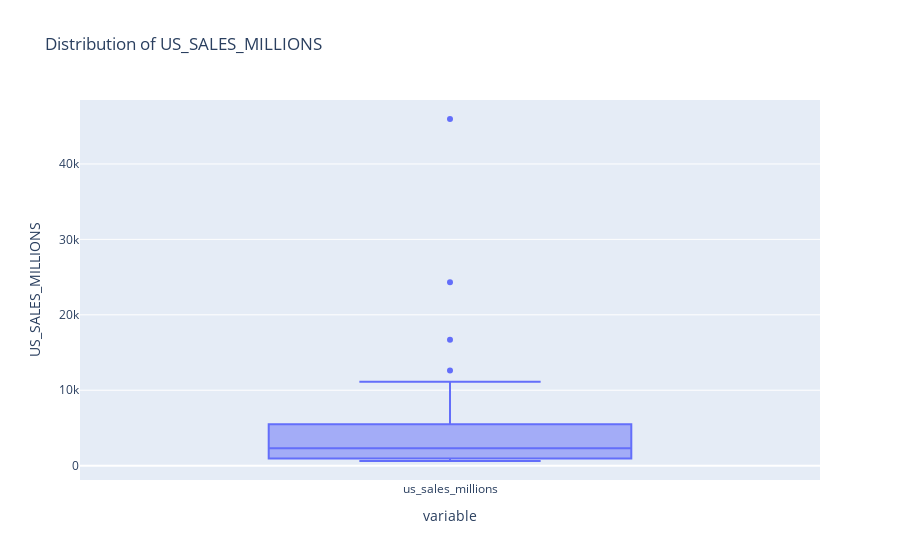
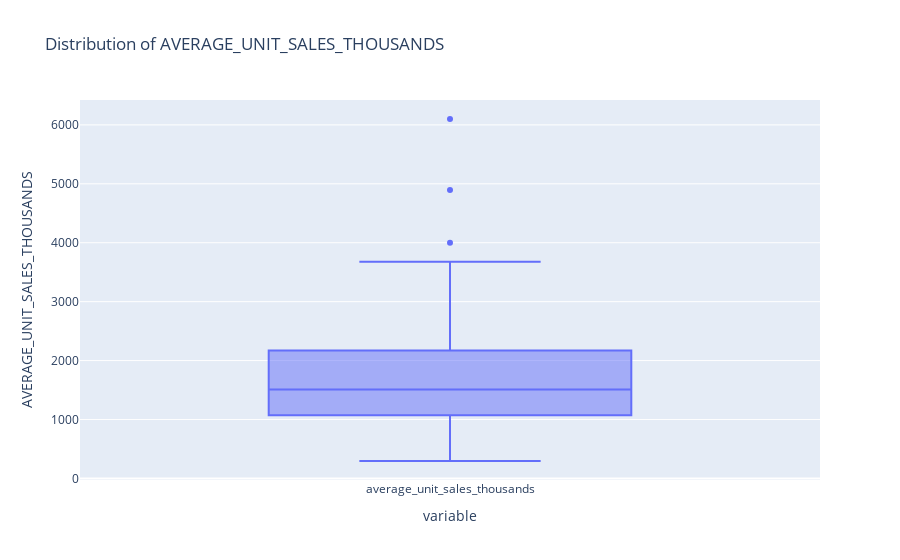
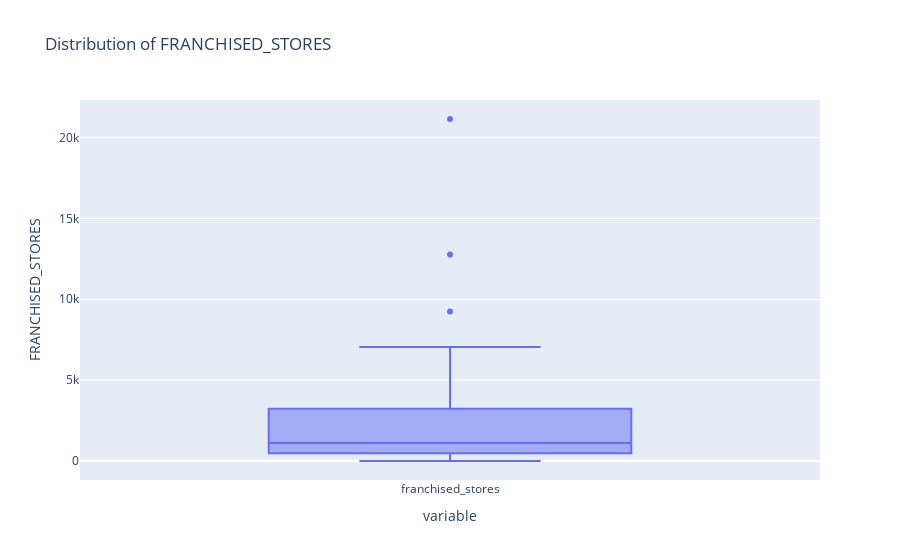

These figures' notebook cell, in order:
### Code cell
for column in columns:
    px.box(df[column], title='Distribution of ' + str.upper(column), labels={'value': str.upper(column)}).show()

### Figure 1 — Plotly figure (JSON) as saved in the notebook; plotly's stock layout.template omitted (floating-point values rounded to 4 significant figures)
{"data": [{"alignmentgroup": "True", "hovertemplate": "variable=%{x}<br>US_SALES_MILLIONS=%{y}<extra></extra>", "legendgroup": "", "marker": {"color": "#636efa"}, "name": "", "notched": false, "offsetgroup": "", "orientation": "v", "showlegend": false, "type": "box", "x": ["us_sales_millions", "us_sales_millions", "us_sales_millions", "us_sales_millions", "us_sales_millions", "us_sales_millions", "us_sales_millions", "us_sales_millions", "us_sales_millions", "us_sales_millions", "us_sales_millions", "us_sales_millions", "us_sales_millions", "us_sales_millions", "us_sales_millions", "us_sales_millions", "us_sales_millions", "us_sales_millions", "us_sales_millions", "us_sales_millions", "us_sales_millions", "us_sales_millions", "us_sales_millions", "us_sales_millions", "us_sales_millions", "us_sales_millions", "us_sales_millions", "us_sales_millions", "us_sales_millions", "us_sales_millions", "us_sales_millions", "us_sales_millions", "us_sales_millions", "us_sales_millions", "us_sales_millions", "us_sales_millions", "us_sales_millions", "us_sales_millions", "us_sales_millions", "us_sales_millions", "us_sales_millions", "us_sales_millions", "us_sales_millions", "us_sales_millions", "us_sales_millions", "us_sales_millions", "us_sales_millions", "us_sales_millions", "us_sales_millions", "us_sales_millions"], "x0": " ", "xaxis": "x", "y": [4462, 686, 1485, 10033, 1560, 931, 16700, 7547, 776, 2489, 4494, 931, 8641, 10416, 973, 1044, 2093, 759, 2100, 1175, 4077, 2203, 2301, 5100, 996, 4185, 899, 869, 45960, 661, 4452, 5650, 3486, 809, 5500, 4775, 835, 2377, 777, 5835, 24300, 9350, 12600, 687, 948, 11111, 3089, 615, 2278, 2233], "y0": " ", "yaxis": "y"}], "layout": {"boxmode": "group", "legend": {"tracegroupgap": 0}, "title": {"text": "Distribution of US_SALES_MILLIONS"}, "xaxis": {"anchor": "y", "domain": [0, 1], "title": {"text": "variable"}}, "yaxis": {"anchor": "x", "domain": [0, 1], "title": {"text": "US_SALES_MILLIONS"}}}}

### Figure 2 — Plotly figure (JSON) as saved in the notebook; plotly's stock layout.template omitted (floating-point values rounded to 4 significant figures)
{"data": [{"alignmentgroup": "True", "hovertemplate": "variable=%{x}<br>AVERAGE_UNIT_SALES_THOUSANDS=%{y}<extra></extra>", "legendgroup": "", "marker": {"color": "#636efa"}, "name": "", "notched": false, "offsetgroup": "", "orientation": "v", "showlegend": false, "type": "box", "x": ["average_unit_sales_thousands", "average_unit_sales_thousands", "average_unit_sales_thousands", "average_unit_sales_thousands", "average_unit_sales_thousands", "average_unit_sales_thousands", "average_unit_sales_thousands", "average_unit_sales_thousands", "average_unit_sales_thousands", "average_unit_sales_thousands", "average_unit_sales_thousands", "average_unit_sales_thousands", "average_unit_sales_thousands", "average_unit_sales_thousands", "average_unit_sales_thousands", "average_unit_sales_thousands", "average_unit_sales_thousands", "average_unit_sales_thousands", "average_unit_sales_thousands", "average_unit_sales_thousands", "average_unit_sales_thousands", "average_unit_sales_thousands", "average_unit_sales_thousands", "average_unit_sales_thousands", "average_unit_sales_thousands", "average_unit_sales_thousands", "average_unit_sales_thousands", "average_unit_sales_thousands", "average_unit_sales_thousands", "average_unit_sales_thousands", "average_unit_sales_thousands", "average_unit_sales_thousands", "average_unit_sales_thousands", "average_unit_sales_thousands", "average_unit_sales_thousands", "average_unit_sales_thousands", "average_unit_sales_thousands", "average_unit_sales_thousands", "average_unit_sales_thousands", "average_unit_sales_thousands", "average_unit_sales_thousands", "average_unit_sales_thousands", "average_unit_sales_thousands", "average_unit_sales_thousands", "average_unit_sales_thousands", "average_unit_sales_thousands", "average_unit_sales_thousands", "average_unit_sales_thousands", "average_unit_sales_thousands", "average_unit_sales_thousands"], "x0": " ", "xaxis": "x", "y": [1309, 296, 1924, 1470, 1400, 1145, 6100, 2641, 870, 3099, 1036, 1551, 1317, 1127, 2000, 909, 3172, 1842, 1117, 3200, 1843, 1145, 866, 1408, 4000, 1000, 934, 1866, 3420, 1073, 2173, 2700, 1147, 643, 1022, 1867, 1006, 4893, 3679, 1643, 1200, 438, 1823, 1200, 1009, 1895, 3640, 1749, 1592, 2484], "y0": " ", "yaxis": "y"}], "layout": {"boxmode": "group", "legend": {"tracegroupgap": 0}, "title": {"text": "Distribution of AVERAGE_UNIT_SALES_THOUSANDS"}, "xaxis": {"anchor": "y", "domain": [0, 1], "title": {"text": "variable"}}, "yaxis": {"anchor": "x", "domain": [0, 1], "title": {"text": "AVERAGE_UNIT_SALES_THOUSANDS"}}}}

### Figure 3 — Plotly figure (JSON) as saved in the notebook; plotly's stock layout.template omitted (floating-point values rounded to 4 significant figures)
{"data": [{"alignmentgroup": "True", "hovertemplate": "variable=%{x}<br>FRANCHISED_STORES=%{y}<extra></extra>", "legendgroup": "", "marker": {"color": "#636efa"}, "name": "", "notched": false, "offsetgroup": "", "orientation": "v", "showlegend": false, "type": "box", "x": ["franchised_stores", "franchised_stores", "franchised_stores", "franchised_stores", "franchised_stores", "franchised_stores", "franchised_stores", "franchised_stores", "franchised_stores", "franchised_stores", "franchised_stores", "franchised_stores", "franchised_stores", "franchised_stores", "franchised_stores", "franchised_stores", "franchised_stores", "franchised_stores", "franchised_stores", "franchised_stores", "franchised_stores", "franchised_stores", "franchised_stores", "franchised_stores", "franchised_stores", "franchised_stores", "franchised_stores", "franchised_stores", "franchised_stores", "franchised_stores", "franchised_stores", "franchised_stores", "franchised_stores", "franchised_stores", "franchised_stores", "franchised_stores", "franchised_stores", "franchised_stores", "franchised_stores", "franchised_stores", "franchised_stores", "franchised_stores", "franchised_stores", "franchised_stores", "franchised_stores", "franchised_stores", "franchised_stores", "franchised_stores", "franchised_stores", "franchised_stores"], "x0": " ", "xaxis": "x", "y": [2293, 2317, 496, 7054, 1011, 568, 2650, 0, 731, 831, 4337, 306, 6185, 9244, 292, 1101, 911, 391, 1536, 0, 2055, 2087, 2616, 3906, 51, 3601, 957, 472, 12775, 658, 147, 1130, 2564, 1213, 6526, 2716, 406, 23, 25, 3232, 6497, 21147, 6540, 637, 1038, 5535, 131, 0, 1498, 761], "y0": " ", "yaxis": "y"}], "layout": {"boxmode": "group", "legend": {"tracegroupgap": 0}, "title": {"text": "Distribution of FRANCHISED_STORES"}, "xaxis": {"anchor": "y", "domain": [0, 1], "title": {"text": "variable"}}, "yaxis": {"anchor": "x", "domain": [0, 1], "title": {"text": "FRANCHISED_STORES"}}}}
